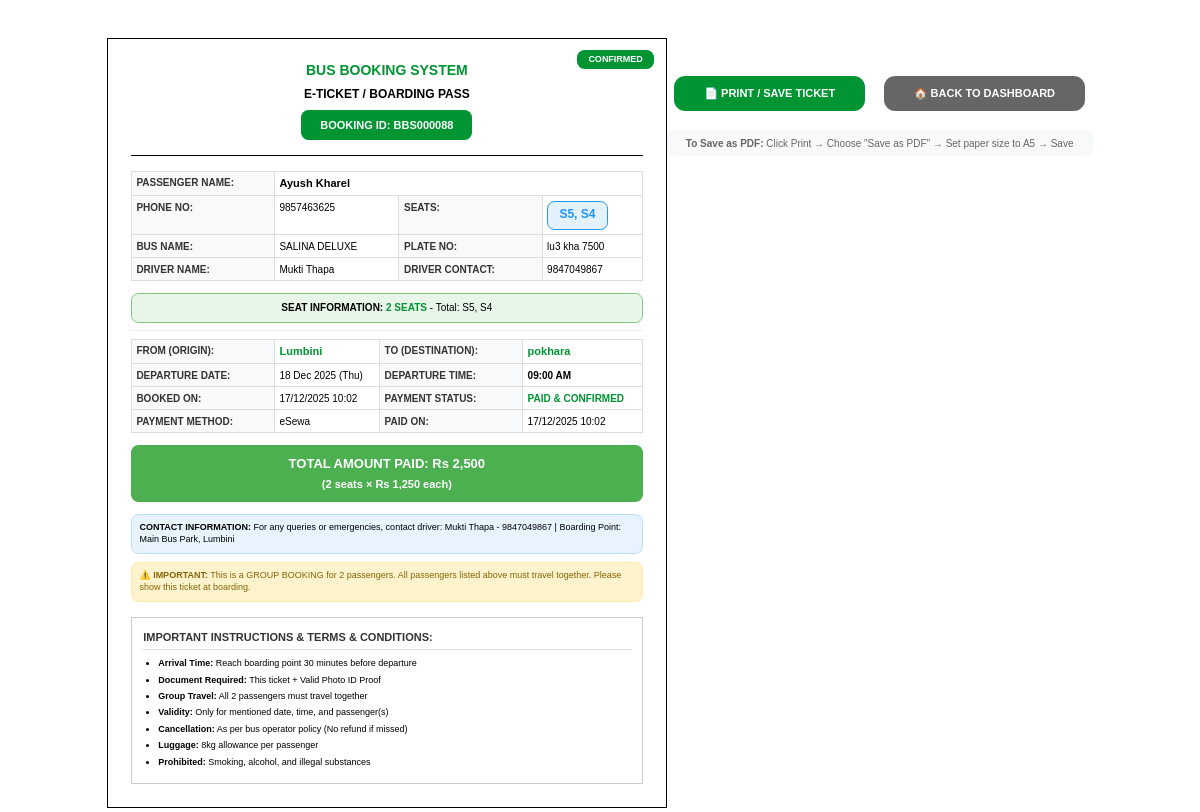
Page /passenger/ticket.php?id=88 (signed in) on the committed database.
### tables this page shows
CREATE TABLE `bookings` (
  `booking_id` int(11) NOT NULL,
  `user_id` int(11) DEFAULT NULL,
  `bus_id` int(11) DEFAULT NULL,
  `seat_numbers` text DEFAULT NULL,
  `total_seats` int(11) DEFAULT NULL,
  `total_amount` decimal(10,2) DEFAULT NULL,
  `payment_status` varchar(20) DEFAULT NULL,
  `payment_method` varchar(50) DEFAULT NULL,
  `paid_at` datetime DEFAULT NULL,
  `qr_code_path` varchar(255) DEFAULT NULL,
  `ride_status` varchar(20) DEFAULT NULL,
  `created_at` datetime DEFAULT current_timestamp(),
  `transaction_id` varchar(100) DEFAULT NULL
);

CREATE TABLE `users` (
  `id` int(11) NOT NULL,
  `name` varchar(100) NOT NULL,
  `email` varchar(100) NOT NULL,
  `phone` varchar(20) DEFAULT NULL,
  `address` varchar(255) DEFAULT NULL,
  `username` varchar(50) DEFAULT NULL,
  `gender` varchar(10) DEFAULT NULL,
  `password` varchar(255) NOT NULL,
  `role` enum('admin','passenger') DEFAULT 'passenger',
  `created_at` timestamp NOT NULL DEFAULT current_timestamp()
);

CREATE TABLE `buses` (
  `id` int(11) NOT NULL,
  `bus_name` varchar(100) NOT NULL,
  `bus_number` varchar(20) DEFAULT NULL,
  `driver_name` varchar(100) DEFAULT NULL,
  `driver_phone` varchar(15) DEFAULT NULL,
  `route_from` varchar(100) NOT NULL,
  `route_to` varchar(100) NOT NULL,
  `departure_time` datetime NOT NULL,
  `total_seats` int(11) NOT NULL DEFAULT 40,
  `available_seats` int(11) NOT NULL DEFAULT 40,
  `ticket_price` decimal(10,2) NOT NULL,
  `created_at` timestamp NOT NULL DEFAULT current_timestamp(),
  `driver_id` int(11) DEFAULT NULL
);

### passenger/ticket.php (the view, shortened to what this page needs)
<?php
include('../includes/db.php');
$user = $_SESSION['user'];
$booking_id = isset($_GET['id']) ? intval($_GET['id']) : 0;
$query = "
    SELECT
        b.*,
        u.name as passenger_name,
        u.phone,
        bus.bus_name,
        bus.bus_number as plate_number,
        bus.driver_name,
        bus.driver_phone,
        bus.route_from,
        bus.route_to,
        bus.departure_time,
        bus.ticket_price
    FROM bookings b
    JOIN users u ON b.user_id = u.id
    JOIN buses bus ON b.bus_id = bus.id
    WHERE b.booking_id = ? AND b.user_id = ?
    AND b.payment_status = 'Paid'
";
$stmt = $conn->prepare($query);
$stmt->bind_param("ii", $booking_id, $user['id']);
$stmt->execute();
$result = $stmt->get_result();
$booking = $result->fetch_assoc();
$total_amount = $booking['total_amount'];
$booking_ref = "BBS" . str_pad($booking['booking_id'], 6, '0', STR_PAD_LEFT);
?>
<!DOCTYPE html>
<html lang="en">
<head>
</head>
<body>
    <div class="ticket">
        <div class="status">CONFIRMED</div>
        <div class="header">
            <div class="company">BUS BOOKING SYSTEM</div>
            <div class="title">E-TICKET / BOARDING PASS</div>
            <div class="booking-id">BOOKING ID: <?= $booking_ref ?></div>
        </div>
        <table class="compact-table">
            <tr>
                <td class="compact-label">PASSENGER NAME:</td>
                <td class="compact-value" colspan="3" style="font-size: 11px; font-weight: bold;">
                    <?= htmlspecialchars($booking['passenger_name']) ?>
                </td>
            </tr>
            <tr>
                <td class="compact-label">PHONE NO:</td>
                <td class="compact-value"><?= htmlspecialchars($booking['phone']) ?></td>
                <td class="compact-label">SEATS:</td>
                <td class="compact-value">
                    <span class="seat-highlight"><?= htmlspecialchars($booking['seat_numbers']) ?></span>
                </td>
            </tr>
            <tr>
                <td class="compact-label">BUS NAME:</td>
                <td class="compact-value"><?= htmlspecialchars($booking['bus_name']) ?></td>
                <td class="compact-label">PLATE NO:</td>
                <td class="compact-value"><?= htmlspecialchars($booking['plate_number']) ?></td>
            </tr>
            <tr>
                <td class="compact-label">DRIVER NAME:</td>
                <td class="compact-value"><?= htmlspecialchars($booking['driver_name']) ?></td>
                <td class="compact-label">DRIVER CONTACT:</td>
                <td class="compact-value"><?= htmlspecialchars($booking['driver_phone']) ?></td>
            </tr>
        </table>
        <div class="seat-info">
            <strong>SEAT INFORMATION:</strong>
            <span class="seat-count"><?= $booking['total_seats'] ?> SEAT<?= $booking['total_seats'] > 1 ? 'S' : '' ?></span>
            - Total: <?= htmlspecialchars($booking['seat_numbers']) ?>
        </div>
        <div class="section-divider"></div>
        <table class="compact-table">
            <tr>
                <td class="compact-label">FROM (ORIGIN):</td>
                <td class="compact-value" style="font-size: 11px; font-weight: bold; color: #009432;">
                    <?= htmlspecialchars($booking['route_from']) ?>
                </td>
                <td class="compact-label">TO (DESTINATION):</td>
                <td class="compact-value" style="font-size: 11px; font-weight: bold; color: #009432;">
                    <?= htmlspecialchars($booking['route_to']) ?>
                </td>
            </tr>
            <tr>
                <td class="compact-label">DEPARTURE DATE:</td>
                <td class="compact-value"><?= date("d M Y (D)", strtotime($booking['departure_time'])) ?></td>
                <td class="compact-label">DEPARTURE TIME:</td>
                <td class="compact-value" style="font-weight: bold;"><?= date("h:i A", strtotime($booking['departure_time'])) ?></td>
            </tr>
            <tr>
                <td class="compact-label">BOOKED ON:</td>
                <td class="compact-value"><?= date("d/m/Y H:i", strtotime($booking['created_at'])) ?></td>
                <td class="compact-label">PAYMENT STATUS:</td>
                <td class="compact-value" style="color: #009432; font-weight: bold;">PAID & CONFIRMED</td>
            </tr>
            <tr>
                <td class="compact-label">PAYMENT METHOD:</td>
                <td class="compact-value"><?= htmlspecialchars($booking['payment_method']) ?></td>
                <td class="compact-label">PAID ON:</td>
                <td class="compact-value">
                    <?= $booking['paid_at'] ? date("d/m/Y H:i", strtotime($booking['paid_at'])) : 'N/A' ?>
                </td>
            </tr>
        </table>
        <div class="amount-highlight">
            TOTAL AMOUNT PAID: Rs <?= number_format($total_amount) ?>
            <div style="font-size: 11px; margin-top: 1mm;">
                (<?= $booking['total_seats'] ?> seat<?= $booking['total_seats'] > 1 ? 's' : '' ?> × Rs <?= number_format($booking['ticket_price']) ?> each)
            </div>
        </div>
        <div class="contact-info">
            <strong>CONTACT INFORMATION:</strong> For any queries or emergencies, contact driver:
            <?= htmlspecialchars($booking['driver_name']) ?> - <?= htmlspecialchars($booking['driver_phone']) ?>
            | Boarding Point: Main Bus Park, <?= htmlspecialchars($booking['route_from']) ?>
        </div>
        <div class="important-note">
            <strong>⚠️ IMPORTANT:</strong> This is a GROUP BOOKING for <?= $booking['total_seats'] ?> passenger<?= $booking['total_seats'] > 1 ? 's' : '' ?>.
            All passengers listed above must travel together. Please show this ticket at boarding.
        </div>
        <div class="instructions">
            <div class="instructions-title">IMPORTANT INSTRUCTIONS & TERMS & CONDITIONS:</div>
            <ul class="instructions-list">
                <li><strong>Arrival Time:</strong> Reach boarding point 30 minutes before departure</li>
                <li><strong>Document Required:</strong> This ticket + Valid Photo ID Proof</li>
                <li><strong>Group Travel:</strong> All <?= $booking['total_seats'] ?> passengers must travel together</li>
                <li><strong>Validity:</strong> Only for mentioned date, time, and passenger(s)</li>
                <li><strong>Cancellation:</strong> As per bus operator policy (No refund if missed)</li>
                <li><strong>Luggage:</strong> 8kg allowance per passenger</li>
                <li><strong>Prohibited:</strong> Smoking, alcohol, and illegal substances</li>
            </ul>
        </div>
    </div>
    <div class="screen-buttons no-print">
        <button onclick="printTicket()" class="print-btn">📄 PRINT / SAVE TICKET</button>
        <a href="home.php" class="back-btn">🏠 BACK TO DASHBOARD</a>
        <div style="font-size: 10px; color: #666; margin-top: 3mm; padding: 2mm; background: #f8f9fa; border-radius: 2mm;">
            <strong>To Save as PDF:</strong> Click Print → Choose "Save as PDF" → Set paper size to A5 → Save
        </div>
    </div>
</body>
</html>

### passenger/ticket.php (style rules this page uses)
* { margin: 0; padding: 0; box-sizing: border-box; font-family: Arial, sans-serif; }
body { background: white; padding: 10mm; display: flex; justify-content: center; align-items: flex-start; min-height: 100vh; }
.ticket { width: 148mm; height: auto; min-height: 105mm; background: white; border: 1.5px solid #000; padding: 6mm; position: relative; font-size: 10px; line-height: 1.3; }
.header { text-align: center; border-bottom: 1.5px solid #000; padding-bottom: 4mm; margin-bottom: 4mm; }
.company { font-size: 14px; font-weight: bold; color: #009432; margin-bottom: 2mm; }
.title { font-size: 12px; font-weight: bold; margin-bottom: 2mm; }
.booking-id { background: #009432; color: white; padding: 2mm 5mm; font-weight: bold; font-size: 11px; display: inline-block; border-radius: 2mm; }
.compact-table { width: 100%; border-collapse: collapse; font-size: 10px; margin-bottom: 3mm; }
.compact-table td { padding: 1.2mm; vertical-align: top; border: 0.7px solid #ddd; }
.compact-label { font-weight: bold; color: #333; width: 28%; background: #f8f9fa; font-size: 10px; }
.compact-value { color: #000; font-weight: normal; font-size: 10px; }
.seat-highlight { background: #e3f2fd; border: 1px solid #2196F3; padding: 1.5mm 3mm; font-weight: bold; color: #2196F3; display: inline-block; font-size: 12px; border-radius: 2mm; }
.amount-highlight { background: #4CAF50; color: white; padding: 3mm; text-align: center; font-weight: bold; font-size: 13px; margin: 3mm 0; border-radius: 2mm; }
.instructions { border: 1px solid #ccc; padding: 3mm; margin-top: 4mm; font-size: 9px; line-height: 1.4; }
.instructions-title { font-weight: bold; color: #333; margin-bottom: 2mm; font-size: 11px; border-bottom: 1px solid #ddd; padding-bottom: 1mm; }
.instructions-list { padding-left: 4mm; }
.instructions-list li { margin-bottom: 1mm; }
.status { position: absolute; top: 3mm; right: 3mm; background: #009432; color: white; padding: 1mm 3mm; font-weight: bold; font-size: 9px; border-radius: 2mm; }
.screen-buttons { text-align: center; margin-top: 8mm; font-size: 11px; }
.print-btn { background: #009432; color: white; border: none; padding: 3mm 8mm; font-size: 11px; font-weight: bold; cursor: pointer; margin: 2mm; border-radius: 3mm; }
.back-btn { background: #666; color: white; padding: 3mm 8mm; font-size: 11px; text-decoration: none; font-weight: bold; display: inline-block; margin: 2mm; border-radius: 3mm; }
.section-divider { height: 1px; background: #eee; margin: 2mm 0; }
.important-note { background: #fff3cd; border: 1px solid #ffeaa7; padding: 2mm; margin: 2mm 0; font-size: 9px; color: #856404; border-radius: 2mm; }
.contact-info { background: #e7f3ff; border: 1px solid #bbdefb; padding: 2mm; margin: 2mm 0; font-size: 9px; border-radius: 2mm; }
.seat-info { background: #e8f5e9; border: 1px solid #81c784; padding: 2mm; margin: 2mm 0; font-size: 10px; border-radius: 2mm; text-align: center; }
.seat-count { font-weight: bold; color: #009432; }

### rows in the picture
bookings: booking_id "BBS000088", user.name "Ayush Kharel", user.phone "9857463625", seat_numbers "S5, S4", bus.bus_name "SALINA DELUXE", bus.bus_number "lu3 kha 7500", bus.driver_name "Mukti Thapa", bus.driver_phone "9847049867", total_seats "2", bus.route_from "Lumbini", bus.route_to "pokhara", bus.departure_time "18 Dec 2025 (Thu)", bus.departure_time "09:00 AM", created_at "17/12/2025 10:02", payment_method "eSewa", paid_at "17/12/2025 10:02", total_amount "2,500", bus.ticket_price "1,250"
